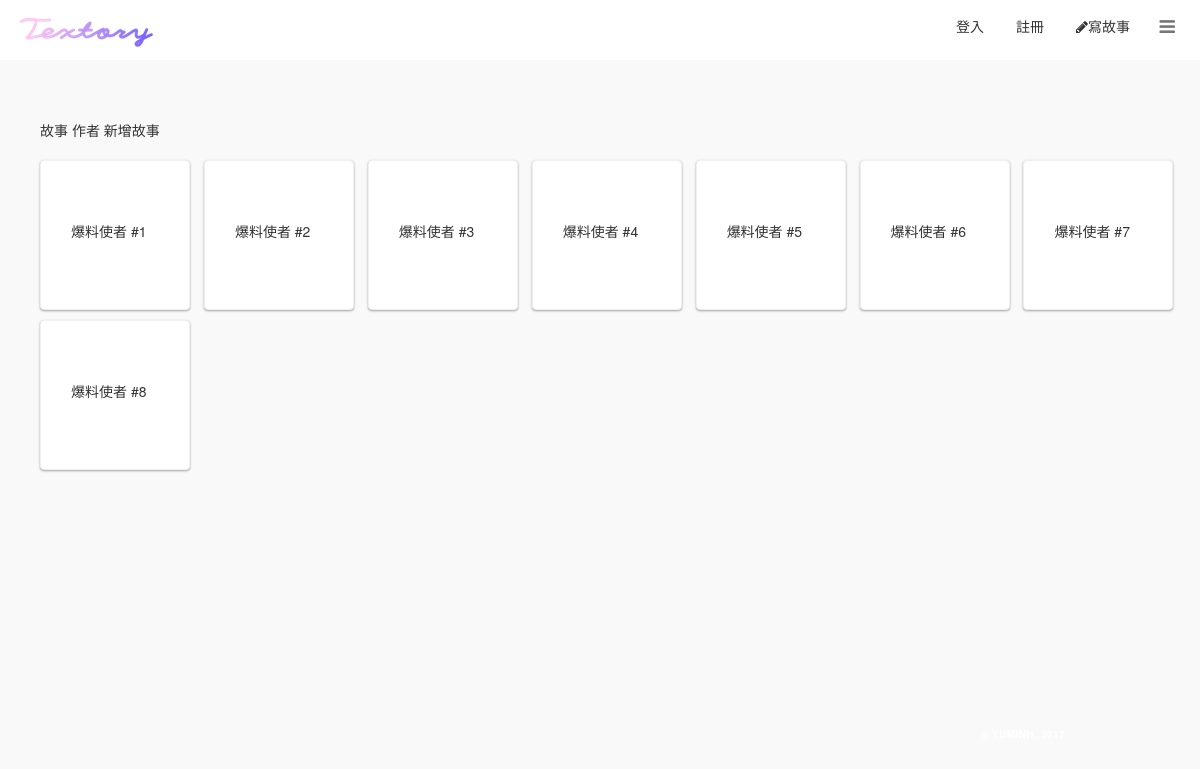
The app's page /storyauthors/ with its own data.
### story/models.py (models this page shows, shortened)
class StoryAuthor(models.Model):
    user = models.ForeignKey(settings.AUTH_USER_MODEL, on_delete=models.SET_NULL, null=True)

### story/views.py (the view)
# urls.py: url(r'^storyauthors/$', views.StoryAuthorListView.as_view(), name='storyauthors'),
class StoryAuthorListView(generic.ListView):
    model = StoryAuthor

### story/templates/story/storyauthor_list.html (shortened to what this page needs)
{% extends 'story/base.html' %}
{% block body %}
  <div class="container">
    <div class="box">
      <a class="button_blank button" href="{% url 'story_list' %}">故事</a>
      <a class="button_blank button" href="{% url 'storyauthors' %}">作者</a>
      <a class="button" href="{% url 'story_new' %}">新增故事</a>
    </div>
    {% if storyauthor_list %}
      {% for author in storyauthor_list %}
        <a href="{% url 'storys_by_author' author.pk %}">
          <div class="about_page__tweet">
          <br>
          爆料使者 #{{ author.id }}
          <br><br>
          </div>
        </a>
      {% endfor %}
    {% else %}
      <p>There are no storyauthors yet.</p>
    {% endif %}
  </div>
{% endblock %}

### story/templates/story/base.html (shortened to what this page needs)
<!DOCTYPE html>
{% load staticfiles %}
{% load story_tags %}
<html prefix='og: http://ogp.me/ns#'>
    <head>
        <link rel="stylesheet" href="{% static 'css/story.css' %}">
        <link rel="stylesheet" href="{% static 'css/jquery.mCustomScrollbar.min.css' %}">
        <link rel="stylesheet" href="{% static 'css/custom.css' %}">
        <link rel="stylesheet" href="https://unpkg.com/element-ui/lib/theme-chalk/index.css">
        <link rel="stylesheet" href="//maxcdn.bootstrapcdn.com/bootstrap/3.2.0/css/bootstrap.min.css">
        <link rel="stylesheet" href="//maxcdn.bootstrapcdn.com/bootstrap/3.2.0/css/bootstrap-theme.min.css">
        <link rel="stylesheet" href="https://cdnjs.cloudflare.com/ajax/libs/font-awesome/4.7.0/css/font-awesome.min.css">
        <link rel="stylesheet" href="https://maxcdn.bootstrapcdn.com/bootstrap/3.3.7/css/bootstrap.min.css">
    </head>
    <body>
      <div class="page-wrapper">
        <nav id="sidebar" class="sidebar-wrapper">
              <div class="sidebar-content">
                <a href="#" id="toggle-sidebar"><i class="fa fa-bars"></i></a>
                </div>
            </nav>
        <main class="page-content">
        <div id="header">
          <a href="/" class="header-nav-logo"><img src="{% static 'img/textory_logo.png' %}"></a>
          <nav class="header-nav">
          <ul class="header-nav-list">
          {% if user.is_authenticated %}
            <li><a class="button_blank button nav-btn" href="{% url 'account:logout' %}">登出</a></li>
          {% else %}
            <li><a class="button_blank button nav-btn" href="{% url 'account:login' %}">登入</a></li>
            <li><a class="button_blank button nav-btn" href="{% url 'account:register' %}">註冊</a></li>
          {% endif %}
            <li><a class="button" href="{% url 'story_new' %}"><i class="fa fa-pencil" aria-hidden="true"></i>寫故事</a></li>
          </ul>
        </nav>
        </div>
        {% block body %}{% endblock %}
        </main>
        <footer class="footer">
          <div class="footer_description_box--06">
            <div class="container footer_container">
              <span class="footer_copyright footer_copyright--06">© yuminH, 2017</span>
            </div>
          </div>
        </footer>
      </div>
    </body>
</html>

### static/css/story.css (style rules this page uses)
a { text-decoration:none }
.container { margin-top: 100px; padding: 0 300px; }
.footer { position: relative; }
.footer_description_box--06 { padding: 23px 0 25px; }
.footer_container { max-width: 960px; padding: 0 30px; }
.footer_copyright { color: #fff; font-weight: 700; font-size: 10px; text-transform: uppercase; letter-spacing: 0.05em; float: right; }

### static/css/custom.css (style rules this page uses)
.sidebar-wrapper, .sidebar-wrapper .sidebar-dropdown > a:after, .sidebar-wrapper ul li a i, .page-wrapper .page-content { -webkit-transition: all 0.3s; -moz-transition: all 0.3s; -o-transition: all 0.3s; -ms-transition: all 0.3s; transition: all 0.3s; }
.page-wrapper { height: 100vh; }
.sidebar-wrapper { width: 300px; background: #fff; height: 100%; max-height: 100%; position: fixed; top: 0; right: -300px; z-index: 10000; }
.sidebar-wrapper a { text-decoration: none; }
.sidebar-content { max-height: calc(100% - 30px); height: calc(100% - 30px); overflow-y: scroll; position: relative; }
.sidebar-content.desktop { overflow-y: hidden; }
.page-wrapper .page-content { display: inline-block; width: 100%; padding-left: 0px; }
.page-wrapper .page-content > div { padding: 20px 40px; }
.page-wrapper .page-content { overflow-x: hidden; }
#toggle-sidebar { position: fixed; top: 13px; right: 25px; color: rgba(0, 0, 0, 0.54); font-size: 18px; }
#header { width: 100%; height: 60px; position: fixed; z-index:9000; overflow: auto; background: #fff; transition: all 0.5s linear; padding: 0; }
.header-nav-logo { position: relative; top: 2px; left: 20px; z-index: 10000; font-size: 35px; background:-webkit-linear-gradient(#a18cd1, #fbc2eb); -webkit-background-clip: text; -webkit-text-fill-color: transparent; }
.header-nav { position: relative; top: -34px; text-align: right; }
.header-nav-list { display: inline-flex; margin-right: 70px; list-style-type: none; }
.header-nav-list li { margin-left: 32px; }

### story/templates/story/storyauthor_list.html (style rules this page uses)
body { background: #F9F9F9; }
.container { width: 1280px; margin-bottom: 100px; }
.box { margin-bottom: 20px; }
.about_page__tweet { width: 150px; height: 150px; padding: 40px 30px 40px 30px; margin: 0 10px 10px 0; display: inline-block; vertical-align: top; overflow: hidden; cursor: pointer; background-color: #fff; border: 1px solid #efefef; border-radius: 4px; box-shadow: 0 1px 3px rgba(0,0,0,0.12), 0 1px 2px rgba(0,0,0,0.24); transition: all 0.3s cubic-bezier(.25,.8,.25,1); }
a { color: inherit; }

### story/templates/story/base.html (style rules this page uses)
#header { width: 100%; height: 60px; position: fixed; overflow: auto; background: #fff; transition: all 0.5s linear; padding: 0; }

### records on screen
StoryAuthor: id "1"
StoryAuthor: id "2"
StoryAuthor: id "3"
StoryAuthor: id "4"
StoryAuthor: id "5"
StoryAuthor: id "6"
StoryAuthor: id "7"
StoryAuthor: id "8"
